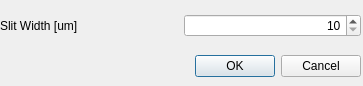
<?xml version="1.0" encoding="UTF-8"?>
<ui version="4.0">
 <class>Dialog</class>
 <widget class="QDialog" name="Dialog">
  <property name="geometry">
   <rect>
    <x>0</x>
    <y>0</y>
    <width>363</width>
    <height>86</height>
   </rect>
  </property>
  <property name="sizePolicy">
   <sizepolicy hsizetype="Fixed" vsizetype="Fixed">
    <horstretch>0</horstretch>
    <verstretch>0</verstretch>
   </sizepolicy>
  </property>
  <property name="windowTitle">
   <string>Dialog</string>
  </property>
  <widget class="QDialogButtonBox" name="buttonBox">
   <property name="geometry">
    <rect>
     <x>0</x>
     <y>50</y>
     <width>361</width>
     <height>32</height>
    </rect>
   </property>
   <property name="orientation">
    <enum>Qt::Horizontal</enum>
   </property>
   <property name="standardButtons">
    <set>QDialogButtonBox::Cancel|QDialogButtonBox::Ok</set>
   </property>
  </widget>
  <widget class="QWidget" name="horizontalLayoutWidget">
   <property name="geometry">
    <rect>
     <x>0</x>
     <y>10</y>
     <width>361</width>
     <height>31</height>
    </rect>
   </property>
   <layout class="QHBoxLayout" name="horizontalLayout">
    <item>
     <widget class="QLabel" name="label">
      <property name="text">
       <string>Slit Width [um]</string>
      </property>
     </widget>
    </item>
    <item>
     <widget class="QSpinBox" name="slitwidth_spin">
      <property name="alignment">
       <set>Qt::AlignRight|Qt::AlignTrailing|Qt::AlignVCenter</set>
      </property>
      <property name="minimum">
       <number>10</number>
      </property>
      <property name="maximum">
       <number>2500</number>
      </property>
      <property name="singleStep">
       <number>10</number>
      </property>
     </widget>
    </item>
   </layout>
  </widget>
 </widget>
 <resources/>
 <connections>
  <connection>
   <sender>buttonBox</sender>
   <signal>accepted()</signal>
   <receiver>Dialog</receiver>
   <slot>accept()</slot>
   <hints>
    <hint type="sourcelabel">
     <x>248</x>
     <y>254</y>
    </hint>
    <hint type="destinationlabel">
     <x>157</x>
     <y>274</y>
    </hint>
   </hints>
  </connection>
  <connection>
   <sender>buttonBox</sender>
   <signal>rejected()</signal>
   <receiver>Dialog</receiver>
   <slot>reject()</slot>
   <hints>
    <hint type="sourcelabel">
     <x>316</x>
     <y>260</y>
    </hint>
    <hint type="destinationlabel">
     <x>286</x>
     <y>274</y>
    </hint>
   </hints>
  </connection>
 </connections>
</ui>
